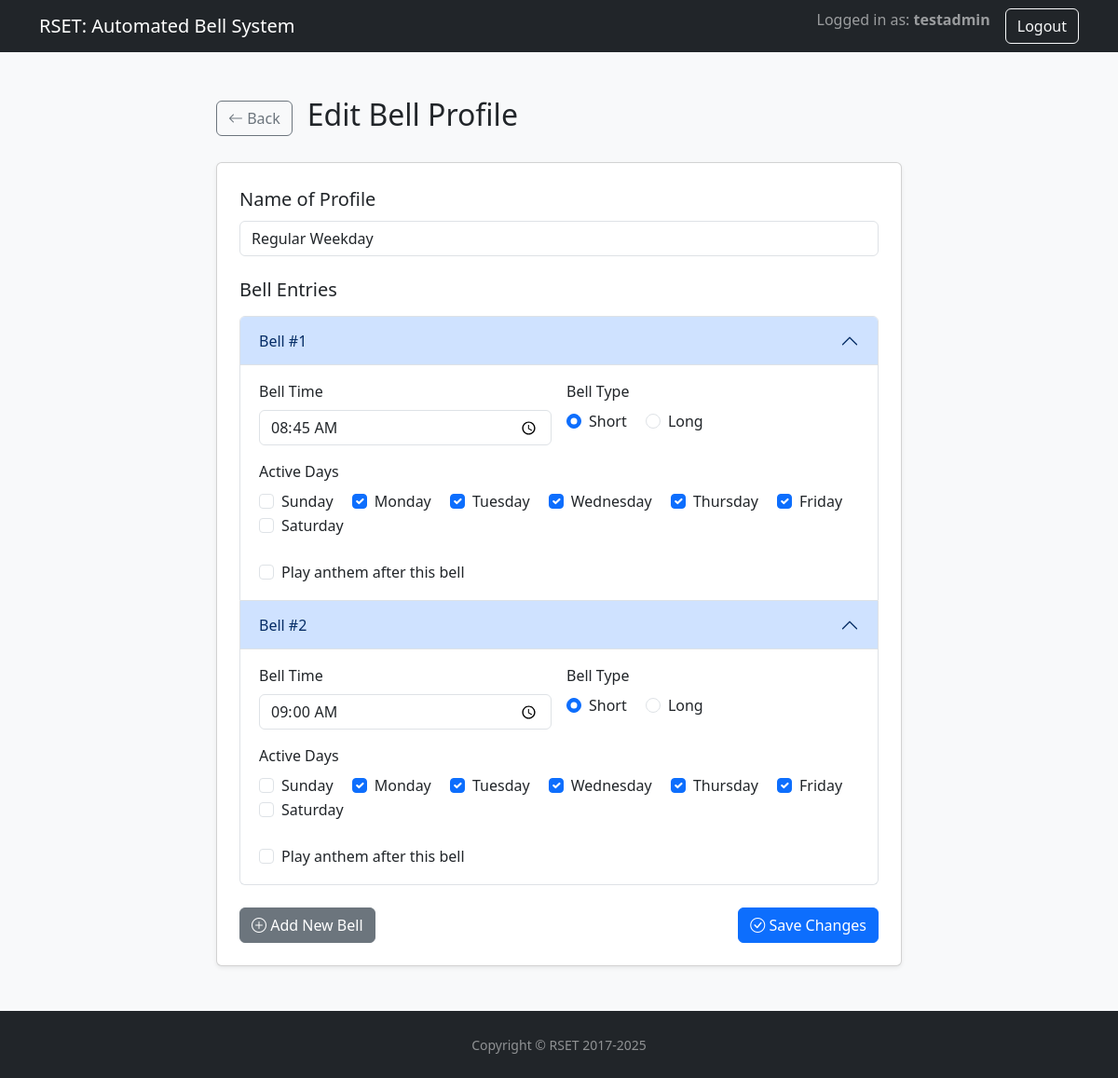
The page /profile/1/edit/ (signed in) on the database its author committed.
### web/models.py (models this page shows, shortened)
class Profile(models.Model):
    name = models.CharField(max_length=100, unique=True)

class Bell(models.Model):
    profile = models.ForeignKey(Profile, on_delete=models.CASCADE, related_name='bells')
    time = models.TimeField()
    is_long = models.BooleanField(default=False)
    play_anthem = models.BooleanField(default=False)
    monday = models.BooleanField(default=True)
    tuesday = models.BooleanField(default=True)
    wednesday = models.BooleanField(default=True)
    thursday = models.BooleanField(default=True)
    friday = models.BooleanField(default=True)
    saturday = models.BooleanField(default=False)
    sunday = models.BooleanField(default=False)
    class Meta:
        ordering = ['time']

### web/views.py (the view, shortened to what this page needs)
# urls.py: path('profile/<int:profile_id>/edit/', edit_profile, name='edit_profile'),
@csrf_protect
def edit_profile(request, profile_id):
    if not request.user.is_authenticated:
        return render(request, 'login.html', {'obj': 'Please login first'})
    profile = get_object_or_404(Profile, id=profile_id)
    context = {
        'profile': profile,
        'username': str(request.user.username)
    }
    return render(request, 'edit_profile.html', context)

### web/templates/edit_profile.html (shortened to what this page needs)
<!DOCTYPE html>
<html lang="en">
<head>
    <link href="https://cdn.jsdelivr.net/npm/bootstrap@5.3.3/dist/css/bootstrap.min.css" rel="stylesheet">
    <link rel="stylesheet" href="https://cdn.jsdelivr.net/npm/bootstrap-icons@1.11.3/font/bootstrap-icons.min.css">
</head>
<body>
    <nav class="navbar navbar-expand-lg navbar-dark bg-dark">
        <div class="container">
            <a class="navbar-brand" href="{% url 'home' %}">RSET: Automated Bell System</a>
            <div class="ms-auto">
                <ul class="navbar-nav">
                    {% if username %}
                    <li class="nav-item"><span class="navbar-text me-3">Logged in as: <strong>{{ username }}</strong></span></li>
                    <li class="nav-item"><a class="btn btn-outline-light" href="{% url 'logout' %}">Logout</a></li>
                    {% endif %}
                </ul>
            </div>
        </div>
    </nav>
    <main>
        <div class="container my-5">
            <div class="row justify-content-center">
                <div class="col-lg-10 col-xl-8">
                    <div class="d-flex align-items-center mb-4">
                         <a href="{% url 'profiles' %}" class="btn btn-outline-secondary me-3"><i class="bi bi-arrow-left"></i> Back</a>
                         <h2>Edit Bell Profile</h2>
                    </div>
                    <div class="card shadow-sm">
                        <div class="card-body p-4">
                            <form method="post">
                                <div class="mb-4">
                                    <label for="profileName" class="form-label fs-5">Name of Profile</label>
                                    <input type="text" name="name" id="profileName" class="form-control" value="{{ profile.name }}" required>
                                </div>
                                <h5 class="mb-3">Bell Entries</h5>
                                <div class="accordion" id="bellAccordion">
                                    {% for bell in profile.bells.all %}
                                    <div class="accordion-item">
                                        <h2 class="accordion-header"><button class="accordion-button" type="button" data-bs-toggle="collapse" data-bs-target="#collapse-{{ forloop.counter0 }}">Bell #{{ forloop.counter }}</button></h2>
                                        <div id="collapse-{{ forloop.counter0 }}" class="accordion-collapse collapse show" data-bs-parent="#bellAccordion">
                                            <div class="accordion-body">
                                                <div class="row g-3">
                                                    <div class="col-md-6"><label class="form-label">Bell Time</label><input type="time" class="form-control" name="bell_time" value="{{ bell.time|time:'H:i' }}"></div>
                                                    <div class="col-md-6">
                                                        <label class="form-label">Bell Type</label>
                                                        <div>
                                                            <div class="form-check form-check-inline">
                                                                <input class="form-check-input" type="radio" name="bell_type_{{ forloop.counter0 }}" value="S" {% if not bell.is_long %}checked{% endif %}>
                                                                <label>Short</label>
                                                            </div>
                                                            <div class="form-check form-check-inline">
                                                                <input class="form-check-input" type="radio" name="bell_type_{{ forloop.counter0 }}" value="L" {% if bell.is_long %}checked{% endif %}>
                                                                <label>Long</label>
                                                            </div>
                                                        </div>
                                                    </div>
                                                    <div class="col-12">
                                                        <label class="form-label">Active Days</label>
                                                        <div>
                                                            <div class="form-check form-check-inline"><input class="form-check-input" type="checkbox" name="sunday_{{ forloop.counter0 }}" value="True" {% if bell.sunday %}checked{% endif %}> <label>Sunday</label></div>
                                                            <div class="form-check form-check-inline"><input class="form-check-input" type="checkbox" name="monday_{{ forloop.counter0 }}" value="True" {% if bell.monday %}checked{% endif %}> <label>Monday</label></div>
                                                            <div class="form-check form-check-inline"><input class="form-check-input" type="checkbox" name="tuesday_{{ forloop.counter0 }}" value="True" {% if bell.tuesday %}checked{% endif %}> <label>Tuesday</label></div>
                                                            <div class="form-check form-check-inline"><input class="form-check-input" type="checkbox" name="wednesday_{{ forloop.counter0 }}" value="True" {% if bell.wednesday %}checked{% endif %}> <label>Wednesday</label></div>
                                                            <div class="form-check form-check-inline"><input class="form-check-input" type="checkbox" name="thursday_{{ forloop.counter0 }}" value="True" {% if bell.thursday %}checked{% endif %}> <label>Thursday</label></div>
                                                            <div class="form-check form-check-inline"><input class="form-check-input" type="checkbox" name="friday_{{ forloop.counter0 }}" value="True" {% if bell.friday %}checked{% endif %}> <label>Friday</label></div>
                                                            <div class="form-check form-check-inline"><input class="form-check-input" type="checkbox" name="saturday_{{ forloop.counter0 }}" value="True" {% if bell.saturday %}checked{% endif %}> <label>Saturday</label></div>
                                                        </div>
                                                    </div>
                                                    <div class="col-12">
                                                        <div class="form-check mt-2">
                                                            <input class="form-check-input" type="checkbox" name="play_anthem_{{ forloop.counter0 }}" value="True" {% if bell.play_anthem %}checked{% endif %}>
                                                            <label>Play anthem after this bell</label>
                                                        </div>
                                                    </div>
                                                </div>
                                            </div>
                                        </div>
                                    </div>
                                    {% endfor %}
                                </div>
                                <div class="mt-4">
                                    <button type="button" id="addBellBtn" class="btn btn-secondary"><i class="bi bi-plus-circle"></i> Add New Bell</button>
                                    <button type="submit" class="btn btn-primary float-end"><i class="bi bi-check-circle"></i> Save Changes</button>
                                </div>
                            </form>
                        </div>
                    </div>
                </div>
            </div>
        </div>
    </main>
    <footer class="py-4 bg-dark text-white-50">
        <div class="container text-center">
            <small>Copyright &copy; RSET 2017-2025</small>
        </div>
    </footer>
</body>
</html>

### web/templates/edit_profile.html (style rules this page uses)
html, body { height: 100%; }
body { display: flex; flex-direction: column; background-color: #f8f9fa; }
main { flex: 1 0 auto; }

### rows shown on the page
Profile: name "Regular Weekday"
Bell: bell_time "08:45", is_long "☑", monday "☑", tuesday "☑", wednesday "☑", thursday "☑", friday "☑"
Bell: bell_time "09:00", is_long "☑", monday "☑", tuesday "☑", wednesday "☑", thursday "☑", friday "☑"

### other values the page prints
{{ username }} "testadmin"
